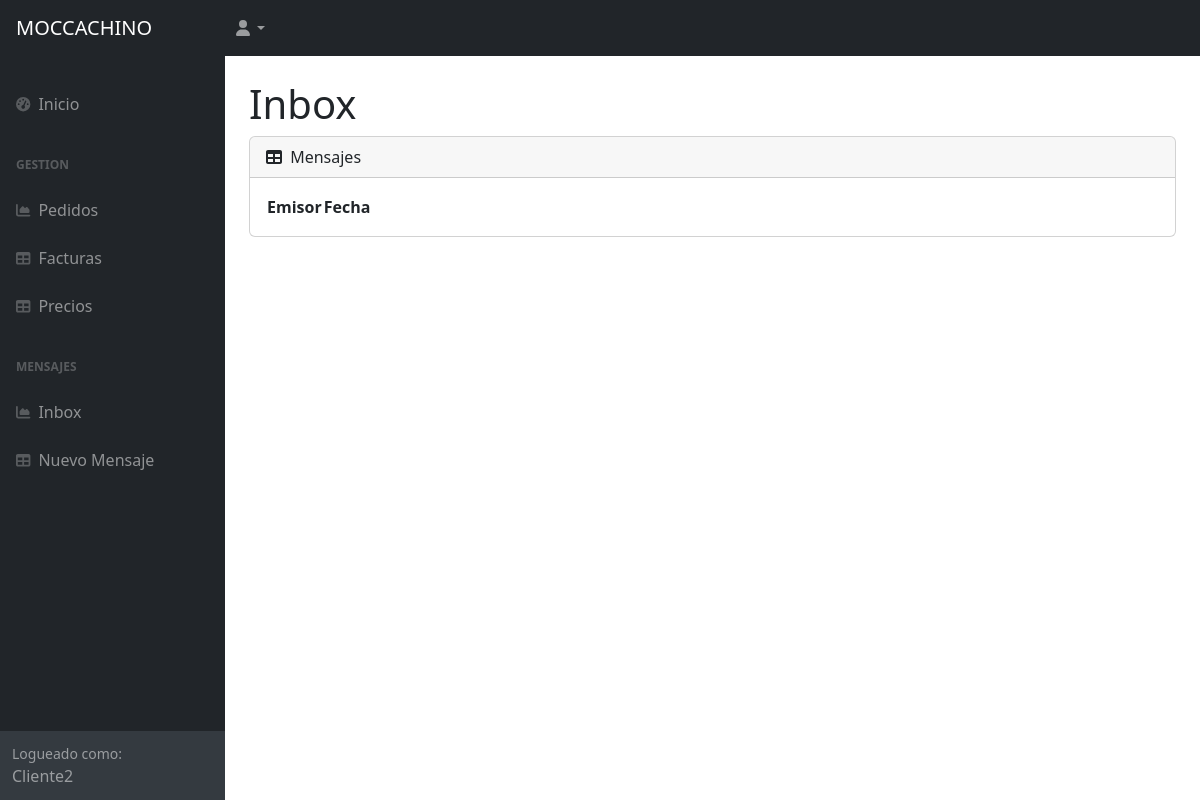
The page /AppClientes/inbox/ (signed in) on the database as committed earlier.
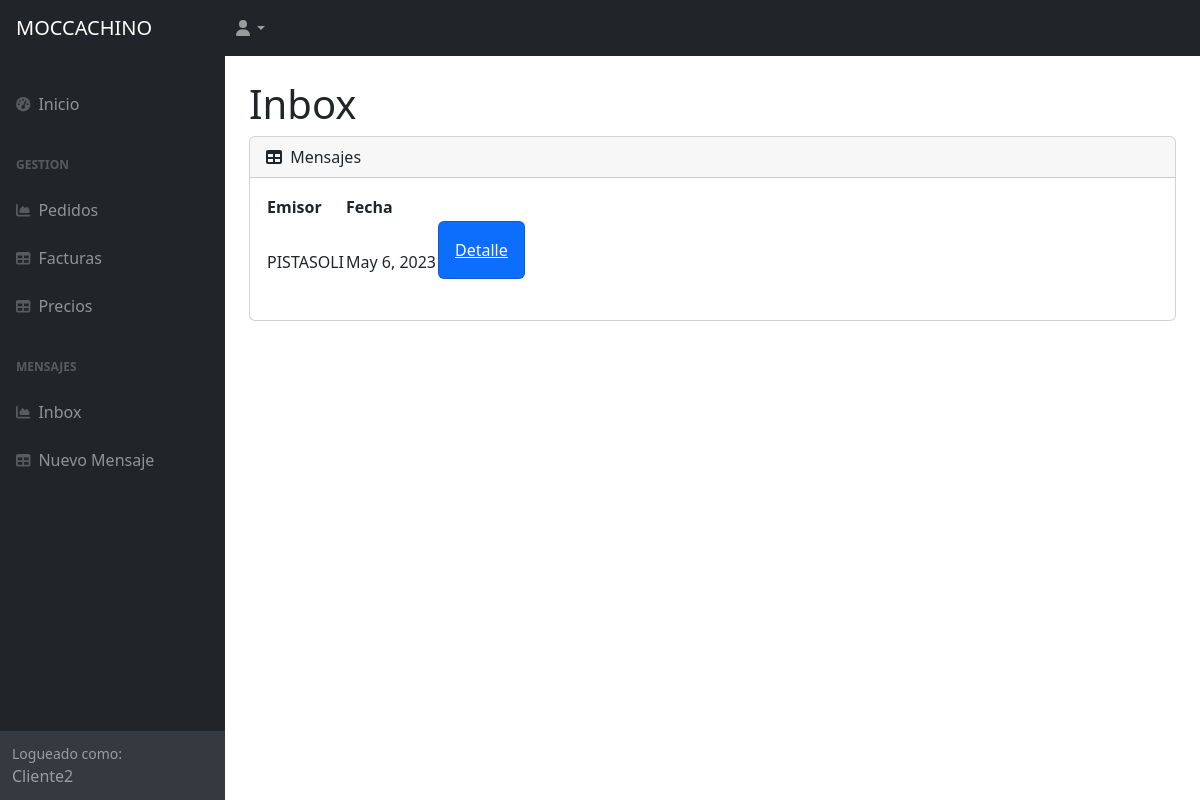
The same page on the database as committed later.
### AppClientes/models.py (models this page shows, shortened)
class Mensaje(models.Model):
    emisor=models.ForeignKey(User, on_delete=models.CASCADE)
    receptor=models.CharField(max_length=50)
    texto=models.CharField(max_length=500)
    fecha = models.DateField(default=datetime.date.today)

### AppClientes/views.py (the view)
# urls.py: path('inbox/', verInbox.as_view(), name="inbox"),
class verInbox(LoginRequiredMixin, ListView):
    model=Mensaje
    template_name="AppClientes/inbox.html"

### AppClientes/templates/AppClientes/inbox.html
{% extends 'AppClientes/padre.html' %}
{% load static %}
{% block contenido %}
<div id="layoutSidenav_content">
    <main>
        <div class="container-fluid px-4">
            <h1 class="mt-4">Inbox</h1>
            <div class="card mb-4">
                <div class="card-header">
                    <i class="fas fa-table me-1"></i>
                    Mensajes
                </div>
                <div class="card-body">
                    <table id="datatablesSimple">
                        <thead>
                            <tr>
                                <th>Emisor</th>
                                <th>Fecha</th>
                            </tr>
                        </thead>
                        <tbody>
                            {% for mensaje in object_list %}
                            <tr>
                                <td>{{ mensaje.emisor }}</td>
                                <td>{{ mensaje.fecha }}</td>
                                <td><div class="col-xl-auto col-md-1">
                                    <div class="card bg-primary text-white mb-4">
                                        <a class="card-body" href="{% url 'vermensaje' mensaje.id %}">Detalle</a>
                                    </div>
                                </div></td>
                            </tr>
                            {% endfor %}
                        </tbody>
                    </table>
                </div>
            </div>
        </div>
    </main>
    {% endblock %}

Rows that differ between the two databases and show on the page:
added Mensaje: emisor "PISTASOLI", fecha "May 6, 2023"
